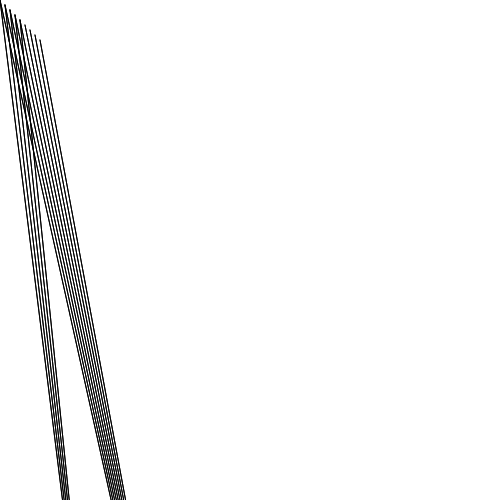
Frame 1 (no input)
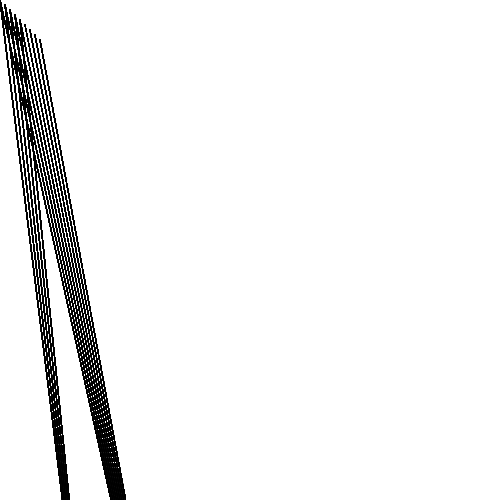
Frame 60 (no input)
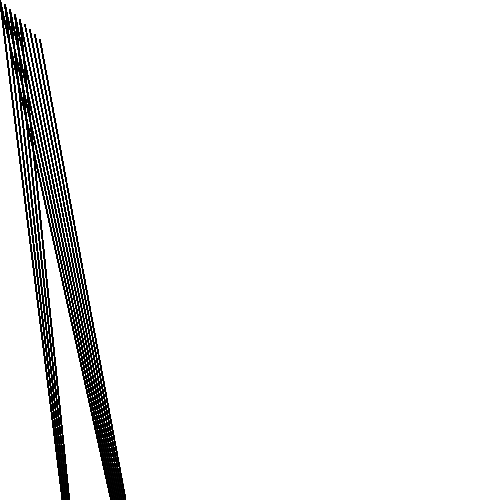
Frame 120 (the mouse pressed at the canvas centre since frame 60)

The p5.js sketch that drew these frames (run headless with seeded random() and noise() and a simulated clock; from frame 60 on, the mouse is pressed at the canvas centre):

// p5.js sketch
// ── sketch.js

var ex1 = 10;
var ex2 =6;
var ex3 = 30;


var grid1;
var grid2; 


function setup() {
createCanvas( 500,500);
// intitial  conditions
grid1 = new Grid(ex1,ex3);
grid2 = new Grid(100,20,5);


}
function draw() {
	grid1.animate();
	grid1.display();
	grid2.animate();
	grid2.display();
}	

function Grid(gridX,gridY,scaleS){
	this.x = gridX;
	this.s = scaleS;
	this.y = gridY;


	
	this.animate =function(){
	push();
	scale(mouseX/this.s,mouseY/this.s);
	pop();
	}

	this.display = function(){
		// call geomtry logic
		 for (this.x = 0; this.x <= 20; this.x +=5) {
 			
   		 	line(this.x,this.x, 100, 800);
  		}
  		 for (this.y = 0; this.y <= 40; this.y +=5) {
 			
   		 	line(this.y,this.y, 200, 900);
  		}
	  	}
		
};
